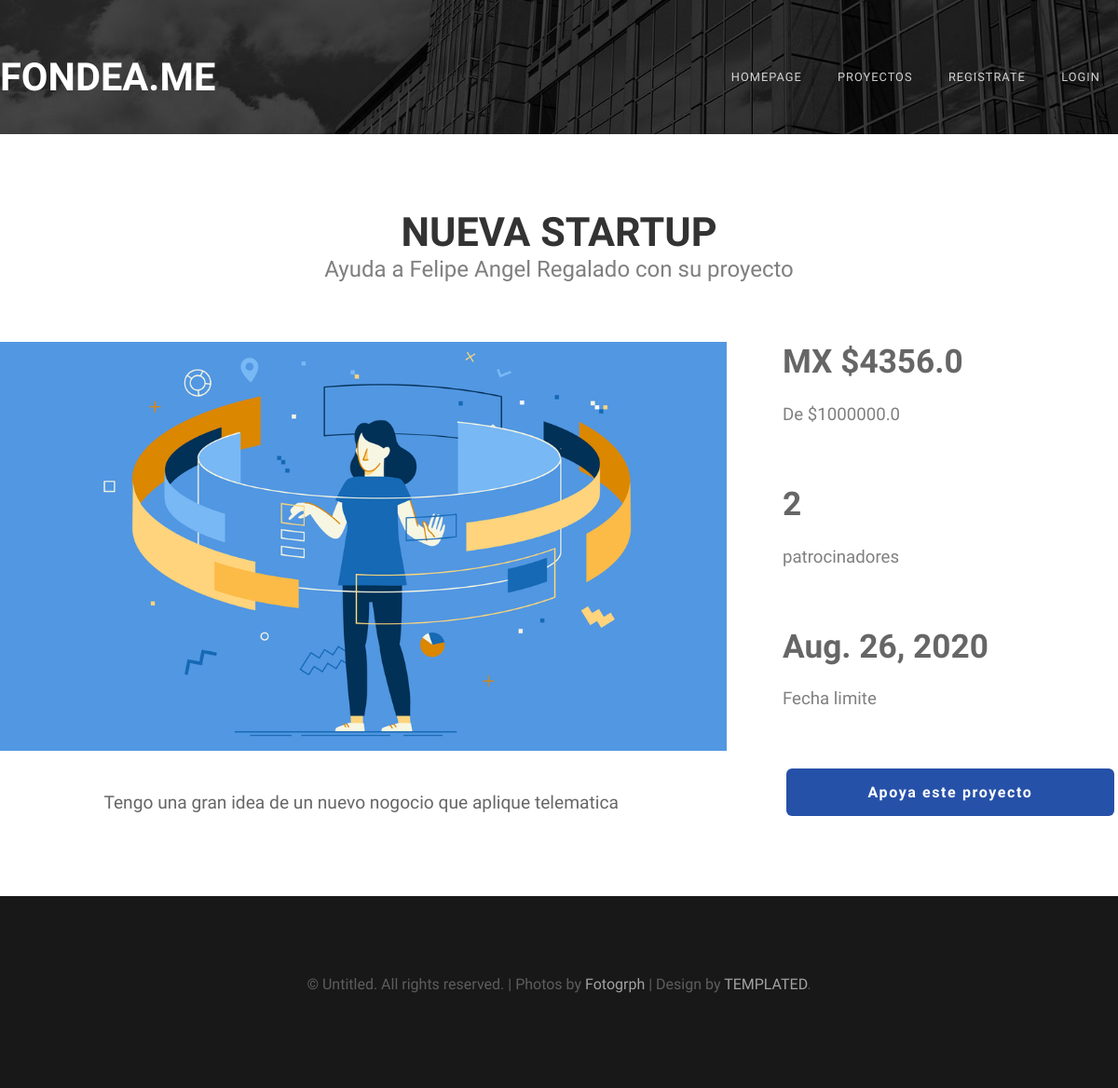
The app's page /proyect/19 with its own data.
### proyectos/models.py (models this page shows)
class Proyect(models.Model):
    name = models.CharField(max_length=50)
    goal = models.FloatField()
    actual = models.FloatField()
    deadline = models.DateField(auto_now_add=False)
    description = models.CharField(max_length=1500)
    image = models.ImageField(default = 'null', upload_to = "Proyects")
    made = models.DateTimeField(auto_now_add = True)
    upload = models.DateTimeField(auto_now = True)
    category = models.ForeignKey("Category", verbose_name=("Category"), on_delete=models.CASCADE)
    userOwner = models.ForeignKey(User, verbose_name=("Owner"), related_name='Owner',on_delete=models.CASCADE)
    Patrons = models.ManyToManyField(User,
        through = 'Patron',
        through_fields = ('proyecto','patron'),
        verbose_name=("Patrons"),
        default = 'null')

### usuarios/models.py (models this page shows, shortened)
class User(models.Model):
    user = models.CharField(max_length=50, unique = True)
    name = models.EmailField(max_length=254)
    password = models.BinaryField(unique = True)
    made = models.DateTimeField(auto_now_add = True)
    upload = models.DateTimeField(auto_now = True)
    photo = models.ImageField(default = 'null', upload_to = "users")
    wallet = models.FloatField()

### proyectos/views.py (the view)
# urls.py: path('', proyecto.index , name = "index"),
def proyecto(request, idP = ''):
    proyecto = Proyect.objects.get(pk = idP)
    owner = User.objects.get(pk = proyecto.userOwner_id)
    patrons = len(Patron.objects.filter(proyecto_id = idP))
    return render(request, 'proyect.html', {
        'proyecto' : proyecto,
        'Owner' : owner,
        'NoP' : patrons
    })

### proyectos/templates/proyect.html (shortened to what this page needs)
{% extends 'layout.html' %}
{% load static %}
{% block content %}
    <div id="wrapper">
        <div id="main-content" class = "container">
            <div class="main-header">
                <h2>{{proyecto.name}}</h2>
                <span class="byline">Ayuda a {{Owner.name}} con su proyecto</span>
            </div>
            <div class="container-proyecto-left">
                <div>
                    <img class = "image-centered" src="{% static 'images/projectmngmt.png' %}">
                </div>
                <div class = "descripción-proyecto">
                    {{proyecto.description|safe}}
                </div>
            </div>
            <div class="container-proyecto-right">
                <div class="title">
                    <h3 id = "info-proyecto">MX ${{proyecto.actual}}</h3>
                    <h4 class="side-info-proyecto">De ${{proyecto.goal}}</h4>
                </div>
                <div class="title">
                    <h3>{{NoP}}</h3>
                    <h4 class="side-info-proyecto">patrocinadores</h4>
                </div>
                <div class="title">
                    <h3>{{ proyecto.deadline }}</h3>
                    <h4 class="side-info-proyecto">Fecha limite</h4>
                </div>
                <div>
                    <a href="{% if User %}{% if Mine %}{% else %}{% url 'formsuport' User proyecto.id%}{% endif %}{% else %}{% url 'login' %}{% endif %}" class="button button-alt">{% if Mine %}Monitoriza{% else %}Apoya este proyecto{% endif %}</a>
                </div>
            </div>
        </div>
    </div>
{% endblock  %}

### proyectos/static/css/default.css (style rules this page uses)
html, body { height: 100%; }
body { margin: 0px; padding: 0px; background: #181818; font-family: 'Didact Gothic', sans-serif; font-size: 12pt; font-weight: 200; color: #FFF; }
h1, h2, h3 { margin: 0; padding: 0; }
p, ol, ul { margin-top: 0; }
p { line-height: 180%; }
a { color: #ee0000; }
.container { overflow: hidden; margin: 0em auto; width: 1200px; }
.container-proyecto-left { display: inline-block; float: left; overflow: hidden; margin: 0em auto; width: 65%; }
.container-proyecto-right { display: inline-block; float: right; overflow: hidden; margin: 0em auto; padding: 0em 0em 0em 0em; width: 30%; }
.image-centered { display: block; margin:auto; width: 100%; }
.button { display: inline-block; padding: 1em 2em 1em 2em; letter-spacing: 0.10em; margin-top: 0em; padding: 1.40em 3em; background: #2651a8; border-radius: 6px; text-decoration: none; font-weight: 700; font-size: 1em; color: #FFF; width: 80%; }
.button-alt { padding: 1em 2em; border-color: rgba(0,0,0,.8); color: #FFF; }
.box1, .box2, .box3, { float: left; margin-right: 20px; }
.main-header { padding-bottom: 4em; }
.main-header h2 { font-size: 2.7em; color: rgba(0,0,0,0.8); }
.main-header .byline { font-size: 1.5em; text-align: center; color: rgba(0,0,0,.5); }
.title { margin-bottom: 1em; }
.title h3 { font-size: 2.2em; text-align: left; }
.title h4 { color: rgba(0,0,0,.5); text-align: left; font-family: 'Didact Gothic', sans-serif; font-size: 14pt; font-weight: 200; }
#wrapper { position: relative; padding: 5em 0em 4em 0em; background: #FFF; }
#main-content .title { margin-bottom: 4em; }
#main-content { text-align: center; color: rgba(0,0,0,0.6); }
.descripción-proyecto { margin-top: 2em; font-size: 1.2em; }
.headerP h1, h3 { padding-top: 0em; }

### records on screen
Proyect: name "NUEVA STARTUP", description "Tengo una gran idea de un nuevo nogocio que aplique telematica", actual "4356.0", goal "1000000.0", deadline "Aug. 26, 2020"
User: name "Felipe Angel Regalado"

### other values on screen
{{ NoP }} "2"
